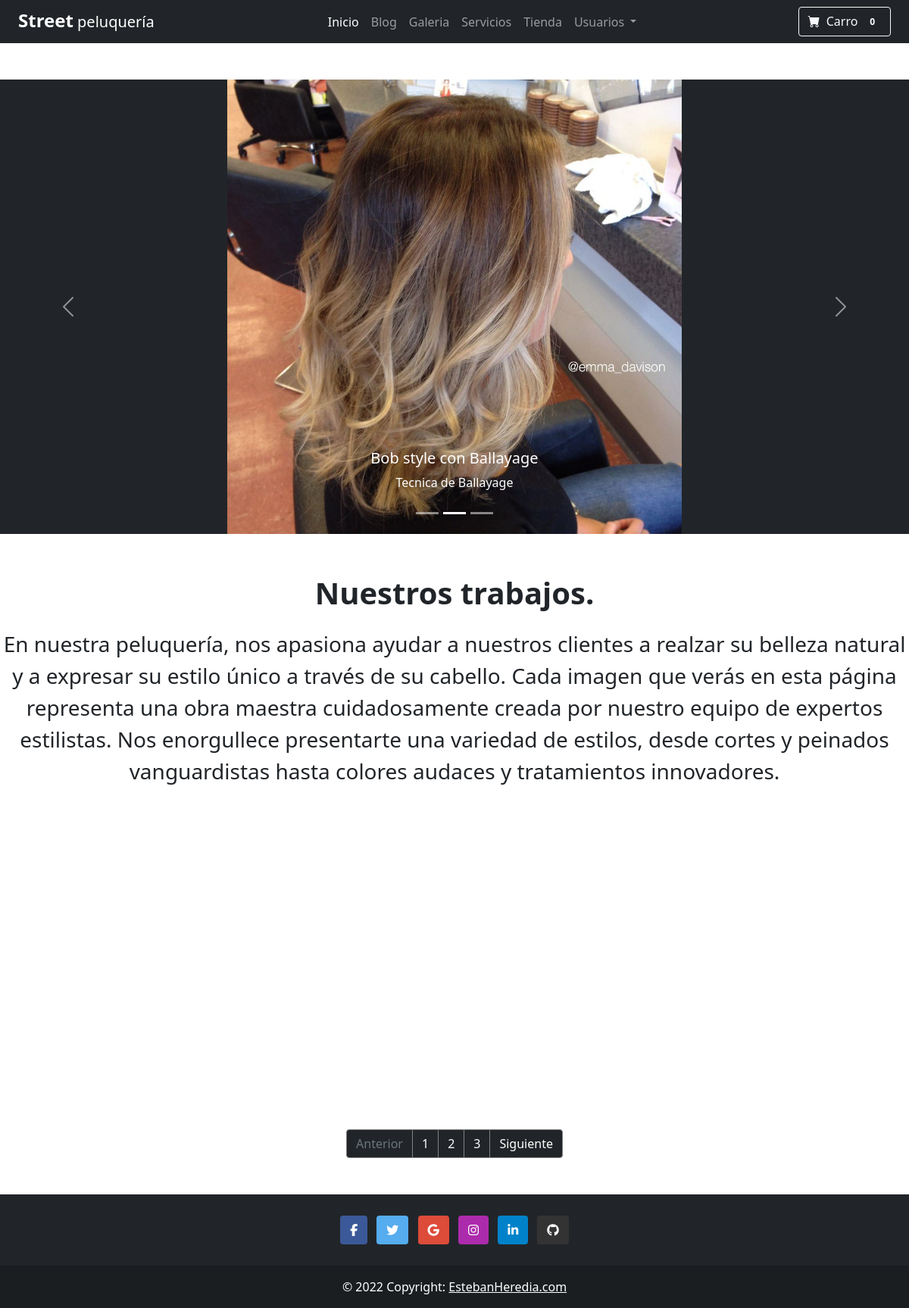
Screenshot of /galeria/galeria/ with the database file from the repository.
### galeria/models.py (models this page shows, shortened)
class Imagen(models.Model):
    ESTADO = [
        ('publicar', 'Publicar'),
        ('no_publicar', 'No Publicar'),
    ]
    titulo = models.CharField(max_length=30)
    cuerpo = models.CharField(max_length=50)
    creado_en = models.DateTimeField()
    estado = models.CharField(max_length=255, choices=ESTADO, default='publicar')
    publicado_en = models.DateTimeField()
    imagen = models.ImageField(upload_to="galeria/images")
    imagen_destacada = models.BooleanField(default=False)
    etiquetas = models.ManyToManyField(TagImagen)

### galeria/views.py (the view)
# urls.py: path('galeria/', views.lista_imagenes, name='galeria'),
def lista_imagenes(request):
    imagenes_destacadas = Imagen.objects.filter(estado="publicar", imagen_destacada=True)
    imagenes = Imagen.objects.filter(estado="publicar")
    tags = TagImagen.objects.all()
    context = {
        'imagenes_destacadas': imagenes_destacadas,
        "imagenes": imagenes,
        'tags': tags,
    }
    return render(request, 'galeria/galeria.html', context)

### templates/galeria/galeria.html (shortened to what this page needs)
{% extends "layout.html" %} {% load i18n %} {% block galeria %}
<header>
  <div id="carouselExampleCaptions" class="carousel slide carousel-fade mt-5 bg-dark" data-bs-ride="carousel">
    <div class="carousel-indicators">
      {% for imagen in imagenes_destacadas %}
        {% if forloop.first %}
          <button type="button" data-bs-target="#carouselExampleCaptions" data-bs-slide-to="{{forloop.counter0}}" class="active" aria-current="true" aria-label="Slide {{forloop.counter}}"></button>
        {% else %}
          <button type="button" data-bs-target="#carouselExampleCaptions" data-bs-slide-to="{{forloop.counter0}}"
          aria-label="Slide {{forloop.counter}}"></button>
        {% endif %}
      {% endfor %}
    </div>
    <div class="carousel-inner" >
      {% for imagen in imagenes_destacadas %}
          {% if forloop.first %}
            <div class="carousel-item active" data-bs-interval="2000">
          {% else %}
            <div class="carousel-item" data-bs-interval="2000">
          {% endif %}
            <img src="{{imagen.imagen.url}}" class="d-block mx-auto w-50" alt="...">
            <div class="carousel-caption d-none d-md-block">
              <h5>{{imagen.titulo}}</h5>
              <p>{{imagen.cuerpo}}</p>
            </div>
          </div>
      {% endfor %}
    </div>
    <button class="carousel-control-prev" type="button" data-bs-target="#carouselExampleCaptions" data-bs-slide="prev">
      <span class="carousel-control-prev-icon" aria-hidden="true"></span>
    </button>
    <button class="carousel-control-next" type="button" data-bs-target="#carouselExampleCaptions" data-bs-slide="next">
      <span class="carousel-control-next-icon  aria-hidden=" true"></span>
    </button>
  </div>
</header>
<section class="row">
  <div class="intro mt-5">
    <p class="text-center fw-bold fs-1">Nuestros trabajos.</p>
    <p class="text-center fs-3">En nuestra peluquería, nos apasiona ayudar a nuestros clientes a realzar su belleza natural y a expresar su estilo único a través de su cabello. Cada imagen que verás en esta página representa una obra maestra cuidadosamente creada por nuestro equipo de expertos estilistas. Nos enorgullece presentarte una variedad de estilos, desde cortes y peinados vanguardistas hasta colores audaces y tratamientos innovadores.</p>
  </div>
</section>
<section>
  <div class="row">
    <div class="photo-gallery mt-5">
      <div class="container">
        <div class="row photos">
        </div>
      </div>
    </div>
  </div>
</section>
<section>
  <nav aria-label="Page navigation example"  >
    <ul class="pagination justify-content-center mt-5" >
      <li class="page-item disabled">
        <a class="page-link bg-dark" style="border-color: grey;">Anterior</a>
      </li>
      <li class="page-item" ><a class="page-link bg-dark" style="border-color: grey; color: white;" href="#">1</a></li>
      <li class="page-item"><a class="page-link bg-dark" style="border-color:grey; color: white;" href="#">2</a></li>
      <li class="page-item"><a class="page-link bg-dark" style="border-color: grey; color: white;" href="#">3</a></li>
      <li class="page-item">
        <a class="page-link bg-dark" style="border-color: grey; color: white;" href="#">Siguiente</a>
      </li>
    </ul>
  </nav>
</section>
{% endblock %}

### templates/galeria/galeria.html (style rules this page uses)
.carousel-item img { width: 800px; height: 600px; }

### rows the page displays
Imagen: imagen (picture), titulo "Bob style con Ballayage", cuerpo "Tecnica de Ballayage"
